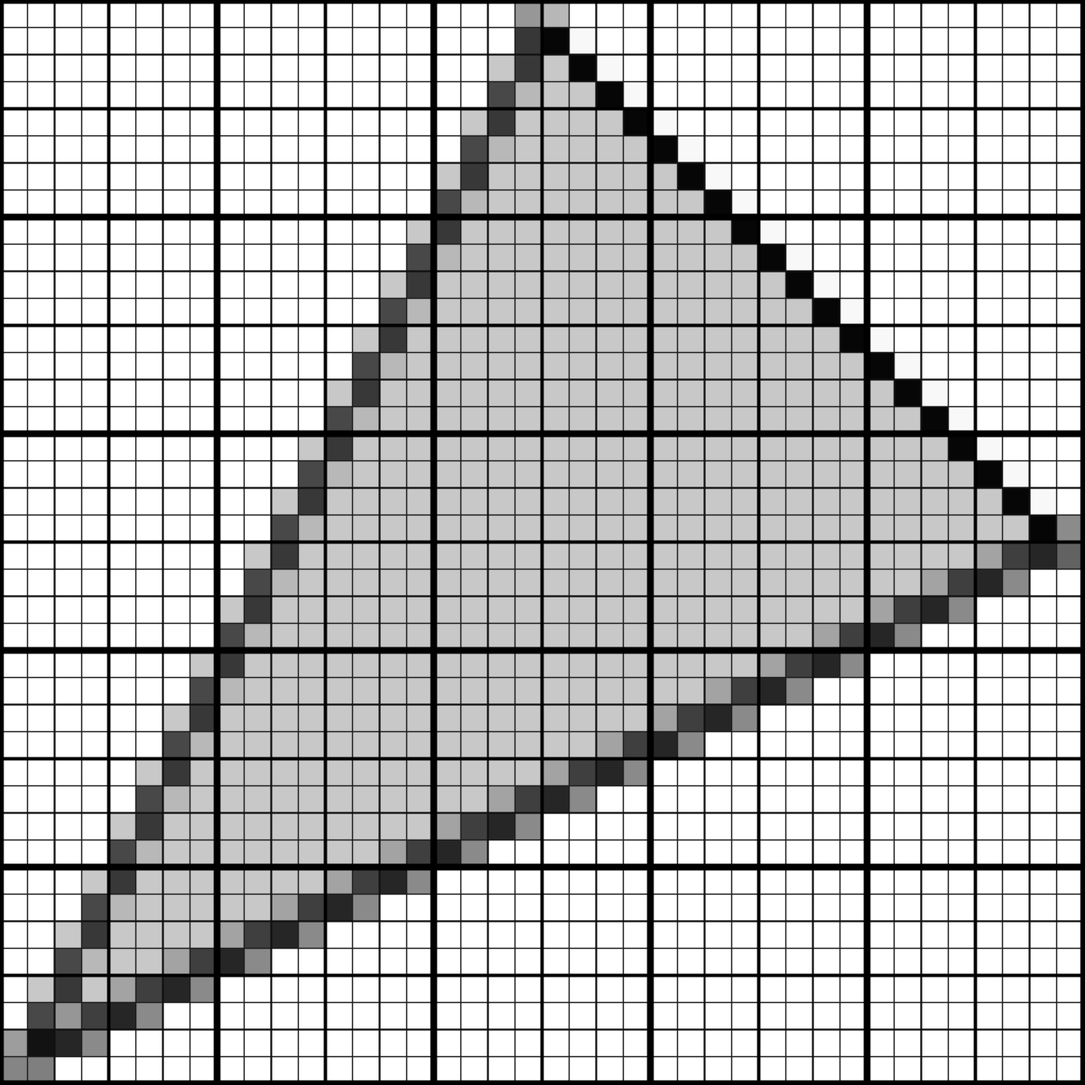
Frame 1 (no input)
Frame 2 (the mouse pressed at the canvas centre, redrawn once): identical to frame 1, image omitted

The Processing sketch that drew this single still picture (run headless with seeded random() and noise(); the mouse was pressed at the canvas centre and the sketch redrawn once):

// Processing sketch: wu_line_visualization
// ── wu_line_visualization.pde
int resolution = 32;

void setup()
{
  // Call this first to set the width and height variables to the correct sizes.
  //fullScreen();
  //size(512, 512);
  size(1282, 1282);
}


void draw()
{
    background(255);

    noStroke();

    //drawWuLine(32, 32, 1280 - 36, 204);
    
   // drawWuLine(32, 32, 64, 500);
    
    //drawWuLine(64, 500, 300, 32);
    
    Point A, B, C;
    A = new Point(width/2, 32);
    B = new Point(32, height - 32);
    C = new Point(width - 32, height/2);
    
    fill(200);    
    drawTriangle(A, B, C);
    
    //drawWuLine(64, 541, 500, 478);
    
    stroke(45, 45, 45);
    strokeWeight(1);
    //drawLines(16);
    
    stroke(30, 30, 30);
    strokeWeight(1.5);
    drawLines(32);
    
    stroke(15, 15, 15);
    strokeWeight(2);
    drawLines(64);
    
    stroke(0, 0, 0);
    strokeWeight(4);
    drawLines(128);
    
    stroke(0, 0, 0);
    strokeWeight(8);
    drawLines(256);
  
    strokeWeight(4);
  
    
  
  save("output.png");
  noLoop();
  
}

class Point
{
  double x;
  double y;
  
  Point(double x_in, double y_in)
  {
    x = x_in;
    y = y_in;
  }
  
  void scaleBy(double scale)
  {
     x *= scale;
     y *= scale;
  }
}

void drawTriangle(Point A, Point B, Point C)
{
  
  // Reorient the points, if they are not in counter clowise orientation.
  if(lineSideTest(A, B, C) >= 0)
  {
     Point temp = B;
     B = C;
     C = temp;
  }
  
  double min_x = Math.min(A.x, Math.min(B.x, C.x));
  double max_x = Math.max(A.x, Math.max(B.x, C.x));
  
  double min_y = Math.min(A.y, Math.min(B.y, C.y));
  double max_y = Math.max(A.y, Math.max(B.y, C.y));
  
  min_x /= resolution;
  max_x /= resolution;
  
  min_y /= resolution;
  max_y /= resolution;
   
  
  A.scaleBy(1.0 / resolution);
  B.scaleBy(1.0 / resolution);
  C.scaleBy(1.0 / resolution);
  
  for(int x = (int)min_x; x <= max_x; x++)
  for(int y = (int)min_y; y <= max_y; y++)
  {
    Point P = new Point(x, y);
        
    if(lineSideTest(P, A, B) < 0 &&
       lineSideTest(P, B, C) < 0 &&
       lineSideTest(P, C, A) < 0)
    {
      drawPixel(x, y);
    }     
    
  }
  
  // Scale back up and draw lines.
  A.scaleBy(resolution);
  B.scaleBy(resolution);
  C.scaleBy(resolution);
    
  drawWuLine(A, B);
  drawWuLine(B, C);
  drawWuLine(C, A);
  
  
}

double lineSideTest(Point P, Point A, Point B)
{
  return (B.x - A.x)*(P.y - A.y) - (B.y - A.y)*(P.x-A.x);
}

void drawWuLine(Point A, Point B)
{
  drawWuLine(A.x, A.y, B.x, B.y); 
}

void drawWuLine(double x0, double y0, double x1, double y1)
{
  if(x0 > x1)
  {
     double temp_x = x0;
     double temp_y = y0;
     
     x0 = x1;
     y0 = y1;
     
     x1 = temp_x;
     y1 = temp_y;    
  }
  
  // If the line is steep, then we should transpose it.
  if(Math.abs(y1 - y0) > Math.abs(x1 - x0))
  {
    drawWuLine_helper(y0, x0, y1, x1, true);
  }
  else
  {
    drawWuLine_helper(x0, y0, x1, y1, false); 
  }
  
}

// rot is true if this function is transposed.
void drawWuLine_helper(double x0, double y0, double x1, double y1, boolean rot)
{
  if(x0 > x1)
  {
     double temp_x = x0;
     double temp_y = y0;
     
     x0 = x1;
     y0 = y1;
     
     x1 = temp_x;
     y1 = temp_y;    
  }
  
  double m = (y1 - y0)*1.0/(x1 - x0);
  
  x0 /= resolution;
  x1 /= resolution;
  y0 /= resolution;
  y1 /= resolution;
  
  
  x0 -= .5;
  x1 -= .5;
  
  
  y0 -= .5;
  y1 -= .5;
  
  
  int x_start = (int)(x0);
  int x_end = (int)(x1);
  int y_start = (int)(y0);
  int y_end = (int)(y1);
  
  // -- Draw the Left endpoint.
  double per_x = (x_start) + 1 - x0;
  double per_y = (y_start) + 1 - y0;
   
  if(!rot)
  {
    drawInterpolatedPixel(x_start, y_start, 0, per_x, per_y,
                          true, false,
                          true, false);
  }
  else
  {
    drawInterpolatedPixel(y_start, x_start, 0, per_y, per_x,
                          true,  true,
                          false, false);
  }
                        

  // Draw Middle Segments.
  for(int x = x_start + 1; x <= x_end; x++)
  {
    double y = y0 + (x - x0)*m;
    per_y = ((int)y) + 1 - y;
    
    if(!rot)
    {
      drawInterpolatedPixel(x, (int)y, 0, 1.0, per_y,
                          true, false,
                          true, false);
    }
    else
    {
      drawInterpolatedPixel((int)y, x, 0, per_y, 1.0,
                            true, true,
                            false, false); 
    }
  }

  // Draw the Right EndPoint Segments.
  per_x = (x_end) + 1 - x1;
  per_y = (y_end) + 1 - y1;
  
  if(!rot)
  {
    drawInterpolatedPixel(x_end, y_end, 0, per_x, per_y,
                          false, true,
                          false, true);
  }
  else
  {
    drawInterpolatedPixel(y_end, x_end, 0, per_y, per_x,
                          false, false,
                          true, true);
    
  }
}

void drawPixel(int x, int y)
{
  rect(x*resolution, y*resolution, resolution, resolution);
}

// per_x = percentage to the left column, per_y = percentage to the right column.
void drawInterpolatedPixel(int x, int y, int val, double per_x, double per_y, boolean b00, boolean b10, boolean b01, boolean b11)
{
  int res = resolution;

  int loc_x = x*res;
  int loc_y = y*res;

  // Draw all 4 rectangles.
  if(b00)
  {
    double p = per_x*per_y;
    int v = (int)(p*val);
    fill(v, v, v, (int)(255*p));
    rect(loc_x, loc_y, res, res);
  }
  
  if(b10)
  {
    double p = (1.0 - per_x)*per_y;
    int v = (int)(p*val);
    fill(v, v, v, (int)(255*p));
    rect(loc_x + res, loc_y, res, res);
  }
 
   if(b01)
   {
    double p = per_x*(1.0 - per_y);
    int v = (int)(p*val);
    fill(v, v, v, (int)(255*p));
    rect(loc_x, loc_y + res, res, res);
   }
  
  if(b11)
  {
    double p = (1.0 - per_x)*(1.0  - per_y);
    int v = (int)(p*val);
    fill(v, v, v, (int)(255*p));
    rect(loc_x + res, loc_y + res, res, res);
  }
}

void drawLines(int resolution)
{
  // Draw horizontal lines.
  for(int y = 0; y < height;  y += resolution)
  {    
    line(0, y, width, y); 
  }
  
  // Draw Vertical Lines.
  for(int x = 0; x < width; x += resolution)
  {
    line(x, 0, x, height); 
  } 
}

void keyPressed()
{
  
  // If the user presses space, then this program will save a nice transparent image of the fractal in the local file output.png.
  if (key == ' ')
  {
    save("output.png");
    
  }
  
  
}
